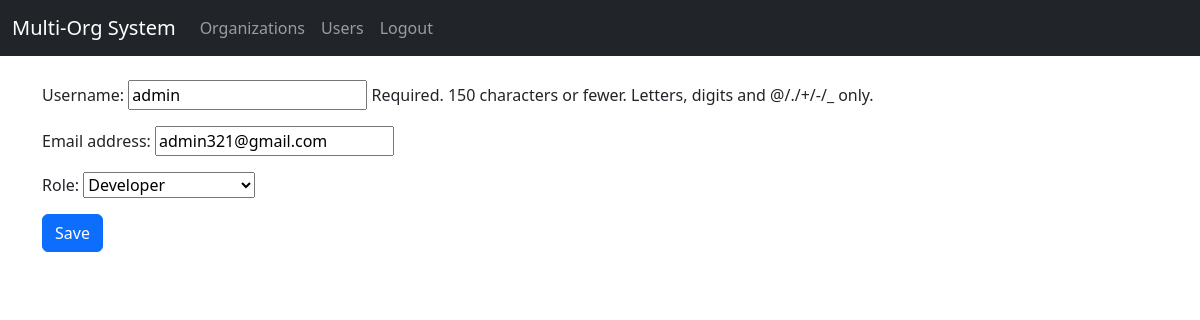
/users/1/update/ (signed in), run on the app's committed database.
### organization/models.py (models this page shows, shortened)
class CustomUser(AbstractUser):
    organization = models.ForeignKey(
        Organization, on_delete=models.CASCADE, related_name='users', null=False
    )
    role = models.ForeignKey(Role, on_delete=models.SET_NULL, null=True, blank=True)
    objects = CustomUserManager()

### organization/views.py (the view)
# urls.py: path('users/<int:pk>/update/', views.user_update, name='user_update'),
@login_required
def user_update(request, pk):
    user = get_object_or_404(CustomUser, pk=pk, organization=request.user.organization)
    if request.method == 'POST':
        form = CustomUserForm(request.POST, instance=user)
        if form.is_valid():
            form.save()
            return redirect('user_list')
    else:
        form = CustomUserForm(instance=user)
    return render(request, 'organization/user_form.html', {'form': form})

### organization/forms.py
class CustomUserForm(forms.ModelForm):
    class Meta:
        model = CustomUser
        fields = ['username', 'email', 'role']

### organization/models.py (called while the page is built)
    def __str__(self):
        return self.name

### organization/templates/organization/user_form.html (shortened to what this page needs)
{% extends "organization/base.html" %} {% block content %}
<form method="post">
  {% csrf_token %} {{ form.as_p }}
  <button type="submit" class="btn btn-primary">Save</button>
</form>
{% endblock %}

### data on the page
CustomUser: username "admin", email "admin321@gmail.com", role "Developer"
